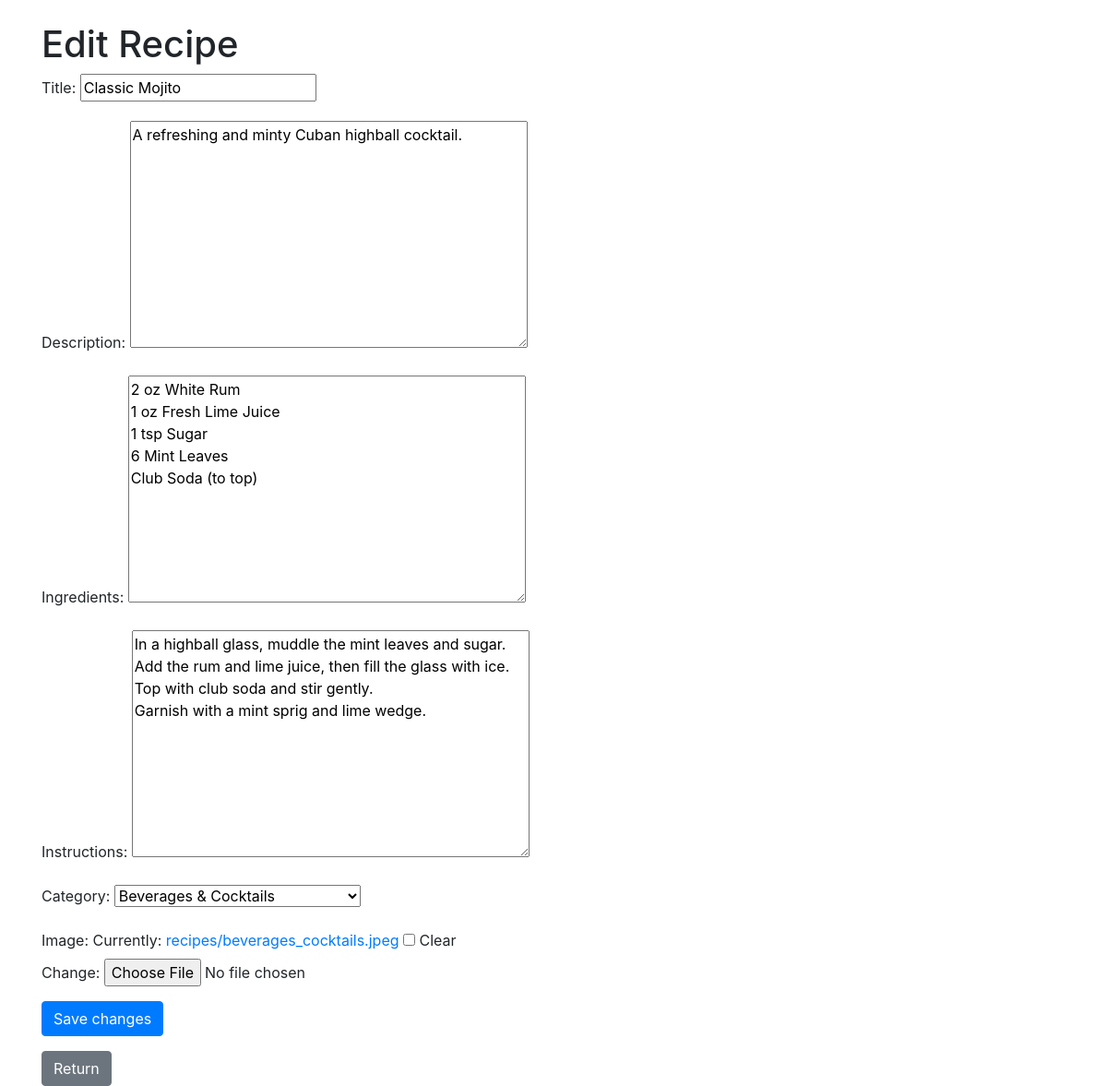
The app's page /recipe/1/edit/ (signed in) with its own data.
### kessy/models.py (models this page shows, shortened)
class Recipe(models.Model):
    CATEGORY_CHOICES = [
        ('Appetizers & Snacks', 'Appetizers & Snacks'),
        ('Beverages & Cocktails', 'Beverages & Cocktails'),
        ('Breads & Breakfasts', 'Breads & Breakfasts'),
        ('Cakes & Frostings', 'Cakes & Frostings'),
        ('Casseroles & Skillets', 'Casseroles & Skillets'),
        ('Condiments, Spreads & Relishes', 'Condiments, Spreads & Relishes'),
        ('Cookies & Candies', 'Cookies & Candies'),
        ('Desserts', 'Desserts'),
        ('Beef', 'Beef'),
        ('Bread', 'Bread'),
        ('Chicken', 'Chicken'),
        ('Fish & Seafood', 'Fish & Seafood'),
        ('Indian Food', 'Indian Food'),
        ('Italian Food', 'Italian Food'),
        ('Lamb', 'Lamb'),
        ('Main Course', 'Main Course'),
        ('Pasta', 'Pasta'),
        ('Pork', 'Pork'),
        ('Salads', 'Salads'),
        ('Soups', 'Soups'),
    ]
    title = models.CharField(max_length=200)
    description = models.TextField()
    ingredients = models.TextField()
    instructions = models.TextField()
    category = models.CharField(max_length=50, choices=CATEGORY_CHOICES)
    image = models.ImageField(upload_to='recipes/', blank=True, null=True)
    user = models.ForeignKey(User, on_delete=models.CASCADE)  # Ensure null=False and blank=False

### kessy/views.py (the view)
# urls.py: path('recipe/<int:recipe_id>/edit/', views.edit_recipe, name='edit_recipe'),
@user_passes_test(lambda u: u.is_superuser)
def edit_recipe(request, recipe_id):
    recipe = get_object_or_404(Recipe, id=recipe_id)
    if request.method == 'POST':
        form = RecipeForm(request.POST, request.FILES, instance=recipe)
        if form.is_valid():
            edited_recipe = form.save(commit=False)
            edited_recipe.user = recipe.user  # Preserve the original user
            edited_recipe.save()
            return redirect('crud_recipe')
    else:
        form = RecipeForm(instance=recipe)
    return render(request, 'kessy/crud_recipe/edit_recipe.html', {'form': form})

### kessy/forms.py
class RecipeForm(forms.ModelForm):
    class Meta:
        model = Recipe
        fields = ['title', 'description', 'ingredients', 'instructions', 'category', 'image']
        widgets = {
            'category': forms.Select(choices=Recipe.CATEGORY_CHOICES),
        }

### kessy/templates/kessy/crud_recipe/edit_recipe.html (shortened to what this page needs)
<!DOCTYPE html>
<html>
<head>
    <link rel="stylesheet" href="https://stackpath.bootstrapcdn.com/bootstrap/4.5.2/css/bootstrap.min.css">
</head>
<body>
    <div class="container mt-4">
        <h1>Edit Recipe</h1>
        <form method="post" enctype="multipart/form-data">
            {{ form.as_p }}
            <button type="submit" class="btn btn-primary">Save changes</button>
        </form>
        <a href="{% url 'crud_recipe' %}" class="btn btn-secondary mt-3">Return</a>
    </div>
</body>
</html>

### records on screen
Recipe: title "Classic Mojito", description "A refreshing and minty Cuban highball cocktail.", ingredients "2 oz White Rum 1 oz Fresh Lime Juice 1 tsp Sugar 6 Mint Leaves Club Soda (to top)", instructions "In a highball glass, muddle the mint leaves and sugar. Add the rum and lime juice, then fill the glass with ice. Top with club soda and stir gently. Garnish with a mint sprig and lime wedge.", category "Beverages & Cocktails"
